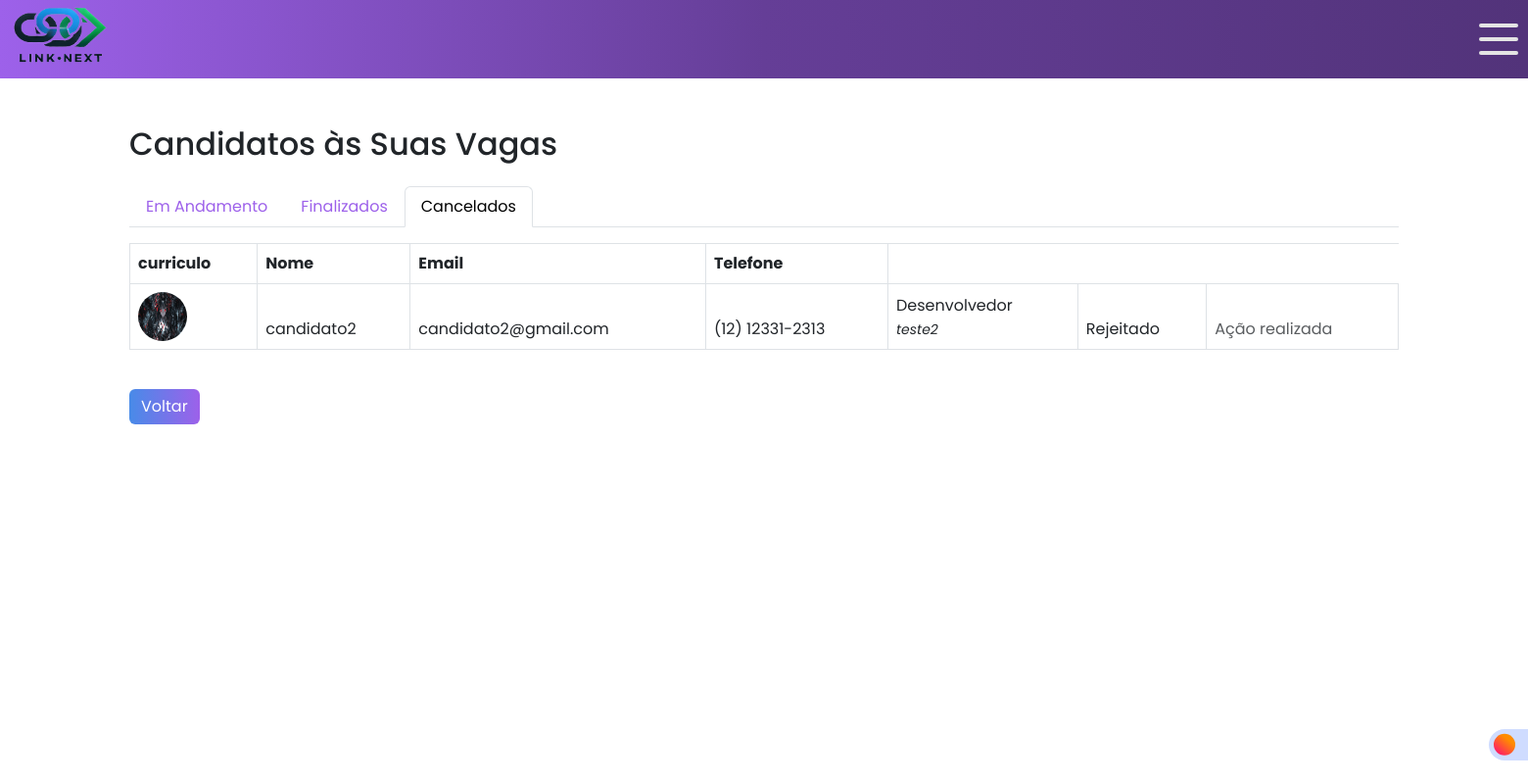
/candidato/candidatar.php?status=rejeitado (signed in), run on the app's committed database.
### tables this page shows
CREATE TABLE `candidato_vaga` (
  `id` int(11) NOT NULL,
  `candidato_id` int(11) NOT NULL,
  `vaga_id` int(11) NOT NULL,
  `data_inscricao` timestamp NOT NULL DEFAULT current_timestamp(),
  `status` enum('em_andamento','finalizada','rejeitado') DEFAULT 'em_andamento'
);

CREATE TABLE `candidatos` (
  `id` int(11) NOT NULL,
  `nome_candidato` varchar(255) NOT NULL,
  `email_candidato` varchar(255) NOT NULL,
  `cpf_candidato` varchar(14) NOT NULL,
  `endereco_candidato` text NOT NULL,
  `telefone_candidato` varchar(15) NOT NULL,
  `formacao_academica` varchar(255) DEFAULT NULL,
  `experiencia_profissional` text DEFAULT NULL,
  `area_atuacao` varchar(100) NOT NULL,
  `senha_candidato` varchar(255) NOT NULL,
  `created_at` timestamp NOT NULL DEFAULT current_timestamp(),
  `tipo_usuario` enum('candidato','empresa') NOT NULL DEFAULT 'candidato',
  `foto_candidato` varchar(255) DEFAULT NULL,
  `google_id` varchar(255) DEFAULT NULL
);

CREATE TABLE `vagas` (
  `id` int(11) NOT NULL,
  `empresa_id` int(11) NOT NULL,
  `descricao` text NOT NULL,
  `requisitos` text DEFAULT NULL,
  `data_postagem` timestamp NOT NULL DEFAULT current_timestamp()
);

### candidato/candidatar.php (the view, shortened to what this page needs)
<?php
require_once("../conexao.php");
$empresa_id = $_SESSION['usuario']['id'];
$status_filtro = $_GET['status'] ?? 'em_andamento';
$tabs = [
    'em_andamento' => 'Em Andamento',
    'finalizada'   => 'Finalizados',
    'rejeitado'    => 'Cancelados',
];
$sql = "SELECT
            cv.id AS candidato_vaga_id,
            c.nome_candidato,
            c.email_candidato,
            c.telefone_candidato,
            c.foto_candidato,
            v.descricao,
            v.requisitos,
            cv.status
        FROM candidato_vaga cv
        JOIN candidatos c ON cv.candidato_id = c.id
        JOIN vagas v       ON cv.vaga_id = v.id
        WHERE v.empresa_id = ? AND cv.status = ?
        ORDER BY cv.data_inscricao DESC";
$stmt = $pdo->prepare($sql);
$stmt->execute([$empresa_id, $status_filtro]);
$candidatos = $stmt->fetchAll(PDO::FETCH_ASSOC);
?>
<!DOCTYPE html>
<html lang="pt-br">
<head>
  <link href="https://cdn.jsdelivr.net/npm/bootstrap@5.3.0/dist/css/bootstrap.min.css" rel="stylesheet">
</head>
<body>
<label class="switch">
    <span class="slider"></span>
</label>
<header>
    <div class="logo">
    <img src="/Projeto_RH/html/Assets/IMG/Link_Next_Logo_sem_fundo.png" alt="">
    </div>
  <div class="resp-but">
      <label for="checkbox" class="toggle">
        <div class="bars" id="bar1"></div>
        <div class="bars" id="bar2"></div>
        <div class="bars" id="bar3"></div>
      </label>
    </div>
  </header>
  <div class="container mt-5">
    <h2 class="mb-4">Candidatos às Suas Vagas</h2>
    <ul class="nav nav-tabs">
      <?php foreach ($tabs as $status => $label): ?>
        <li class="nav-item">
          <a
            class="nav-link <?= $status_filtro === $status ? 'active' : '' ?>"
            href="?status=<?= $status ?>"
          >
            <?= $label ?>
          </a>
        </li>
      <?php endforeach; ?>
    </ul>
    <?php if ($candidatos): ?>
      <table class="table table-bordered mt-3">
        <thead>
          <tr>
            <th>curriculo</th>
            <th>Nome</th>
            <th>Email</th>
            <th>Telefone</th>
          <?php foreach ($candidatos as $cand): ?>
            <tr>
  <?php if ($cand['foto_candidato']): ?>
     <td>
    <img src="/projeto_rh/candidato/uploads/<?= htmlspecialchars($cand['foto_candidato']) ?>"
         width="50" height="50" class="rounded-circle"
         data-bs-toggle="modal"
         data-bs-target="#modalFoto<?= $cand['candidato_vaga_id'] ?>"
         style="cursor:pointer;" alt="Foto do Candidato">
</td>
  <?php else: ?>
    <img src="/projeto_rh/html/Assets/IMG/default-avatar.png"
         width="50" height="50" class="rounded-circle" alt="Foto padrão">
  <?php endif; ?>
              <td><?= htmlspecialchars($cand['nome_candidato']) ?></td>
              <td><?= htmlspecialchars($cand['email_candidato']) ?></td>
              <td><?= htmlspecialchars($cand['telefone_candidato']) ?></td>
              <td>
                <?= htmlspecialchars($cand['descricao']) ?><br>
                <small><i><?= htmlspecialchars($cand['requisitos']) ?></i></small>
              </td>
              <td><?= ucfirst(htmlspecialchars($cand['status'])) ?></td>
              <td>
                <?php if ($cand['status'] === 'em_andamento'): ?>
                  <form method="POST" style="display:inline-block">
                    <input type="hidden" name="candidato_vaga_id"
                           value="<?= $cand['candidato_vaga_id'] ?>">
<button type="submit" name="acao" value="confirmar" class="noselecte"><span class="text">Confirmar</span><span class="icon"><svg
      viewBox="0 0 24 24"
      height="24"
      width="24"
      xmlns="http://www.w3.org/2000/svg"
    >
      <path
        d="M9.707 19.121a.997.997 0 0 1-1.414 0l-5.646-5.647a1.5 1.5 0 0 1 0-2.121l.707-.707a1.5 1.5 0 0 1 2.121 0L9 14.171l9.525-9.525a1.5 1.5 0 0 1 2.121 0l.707.707a1.5 1.5 0 0 1 0 2.121z"
      ></path></svg></span>
</button>
                  </form>
                  <form method="POST" style="display:inline-block">
                    <input type="hidden" name="candidato_vaga_id"
                           value="<?= $cand['candidato_vaga_id'] ?>">
                    <button type="submit" name="acao" value="cancelar" class="noselect"><span class="text">Cancelar</span><span class="icon"><svg xmlns="http://www.w3.org/2000/svg" width="24" height="24" viewBox="0 0 24 24"><path d="M24 20.188l-8.315-8.209 8.2-8.282-3.697-3.697-8.212 8.318-8.31-8.203-3.666 3.666 8.321 8.24-8.206 8.313 3.666 3.666 8.237-8.318 8.285 8.203z"></path></svg></span></button>
                  </form>
                <?php else: ?>
                  <span class="text-muted">Ação realizada</span>
                <?php endif; ?>
              </td>
            </tr>
          <?php endforeach; ?>
      </table>
    <?php else: ?>
      <p class="text-center mt-4">Nenhum candidato para este status.</p>
    <?php endif; ?>
    <a href="/projeto_rh/empresa/pagina-empresa log.php"
       class="btn btn-secondary mt-4">Voltar</a>
  </div>
</body>
</html>

### candidato/candidatar.php (style rules this page uses)
* { margin: 0; padding: 0; box-sizing: border-box; font-family: "Poppins", sans-serif; }
.nav-link { color: #9D61EA; }
header { background: linear-gradient(90deg, #9D61EA 0%,#653e97 50%,#52337a 100%); width: 100%; height: 80px; display: flex; }
.resp-but { margin-top: 20px; margin-left: 1400px; }
.logo img { height: 70px; width: 100px; margin-left: 10px; }
.toggle { position: relative; width: 40px; height: 40px; cursor: pointer; display: flex; flex-direction: column; align-items: center; justify-content: center; gap: 10px; transition-duration: .3s; }
.bars { width: 100%; height: 4px; background-color: #e4e4e4; border-radius: 5px; transition-duration: .3s; }
.btn.btn-secondary.mt-4 { background: linear-gradient(to right, #488BE8, #9D61EA); transition: .3s all ease-in-out; border: none; }
.switch { display: block; --width-of-switch: 3.5em; --height-of-switch: 2em; --size-of-icon: 1.4em; --slider-offset: 0.3em; position: fixed; top: 93vh; left: 190vh; z-index: 9999999; width: var(--width-of-switch); height: var(--height-of-switch); }
.slider { position: absolute; cursor: pointer; top: 0; left: 0; right: 0; bottom: 0; background-color: #cfdcff; transition: .4s; border-radius: 30px; }
.slider:before { position: absolute; content: ""; height: var(--size-of-icon,1.4em); width: var(--size-of-icon,1.4em); border-radius: 20px; left: var(--slider-offset,0.3em); top: 50%; transform: translateY(-50%); background: linear-gradient(40deg,#ff0080,#ff8c00 70%); ; transition: .4s; }

### data on the page
candidato_vaga: candidato.foto_candidato (picture), candidato.nome_candidato "candidato2", candidato.email_candidato "candidato2@gmail.com", candidato.telefone_candidato "(12) 12331-2313", vaga.descricao "Desenvolvedor", vaga.requisitos "teste2", status "Rejeitado", shows "Ação realizada"

### other printed values
$label "Em Andamento"
$label "Finalizados"
$label "Cancelados"
